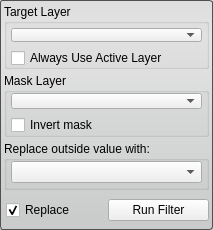
<?xml version="1.0" encoding="UTF-8"?>
<ui version="4.0">
 <class>MaskDataFilterInterface</class>
 <widget class="QWidget" name="MaskDataFilterInterface">
  <property name="geometry">
   <rect>
    <x>0</x>
    <y>0</y>
    <width>213</width>
    <height>230</height>
   </rect>
  </property>
  <property name="sizePolicy">
   <sizepolicy hsizetype="Preferred" vsizetype="Preferred">
    <horstretch>0</horstretch>
    <verstretch>0</verstretch>
   </sizepolicy>
  </property>
  <property name="minimumSize">
   <size>
    <width>213</width>
    <height>139</height>
   </size>
  </property>
  <property name="baseSize">
   <size>
    <width>213</width>
    <height>139</height>
   </size>
  </property>
  <property name="windowTitle">
   <string>Mask Data Filter</string>
  </property>
  <property name="styleSheet">
   <string notr="true">QWidget#MaskDataFilterInterface{
	border-radius: 3px;
	border: 1px solid rgb(80, 80,80);
	background-color: qlineargradient(spread:pad, x1:0.5, y1:0, x2:0.5, y2:0.960227, stop:0 rgba(221, 221, 221, 255), stop:0.155779 rgba(228, 228, 228, 255), stop:1 rgba(202, 204, 204, 255));      
}</string>
  </property>
  <layout class="QVBoxLayout" name="verticalLayout_2">
   <property name="spacing">
    <number>4</number>
   </property>
   <property name="margin">
    <number>4</number>
   </property>
   <item>
    <widget class="QGroupBox" name="target_groupbox_">
     <property name="title">
      <string>Target Layer</string>
     </property>
     <property name="alignment">
      <set>Qt::AlignLeading|Qt::AlignLeft|Qt::AlignTop</set>
     </property>
     <property name="checkable">
      <bool>false</bool>
     </property>
     <layout class="QVBoxLayout" name="verticalLayout_4">
      <property name="margin">
       <number>4</number>
      </property>
      <item>
       <widget class="QtUtils::QtDropableComboBox" name="target_layer_">
        <property name="sizePolicy">
         <sizepolicy hsizetype="Ignored" vsizetype="Fixed">
          <horstretch>0</horstretch>
          <verstretch>0</verstretch>
         </sizepolicy>
        </property>
       </widget>
      </item>
      <item>
       <widget class="QWidget" name="widget_2" native="true">
        <property name="minimumSize">
         <size>
          <width>0</width>
          <height>20</height>
         </size>
        </property>
        <layout class="QHBoxLayout" name="horizontalLayout_3">
         <property name="spacing">
          <number>0</number>
         </property>
         <property name="margin">
          <number>0</number>
         </property>
         <item>
          <widget class="QCheckBox" name="use_active_layer_">
           <property name="text">
            <string>Always Use Active Layer</string>
           </property>
          </widget>
         </item>
        </layout>
       </widget>
      </item>
     </layout>
    </widget>
   </item>
   <item>
    <widget class="QGroupBox" name="connected_to_mask_groupbox_">
     <property name="title">
      <string>Mask Layer</string>
     </property>
     <property name="alignment">
      <set>Qt::AlignLeading|Qt::AlignLeft|Qt::AlignTop</set>
     </property>
     <layout class="QVBoxLayout" name="verticalLayout_5">
      <property name="leftMargin">
       <number>4</number>
      </property>
      <property name="topMargin">
       <number>0</number>
      </property>
      <property name="rightMargin">
       <number>4</number>
      </property>
      <property name="bottomMargin">
       <number>4</number>
      </property>
      <item>
       <widget class="QtUtils::QtDropableComboBox" name="mask_">
        <property name="sizePolicy">
         <sizepolicy hsizetype="Ignored" vsizetype="Fixed">
          <horstretch>0</horstretch>
          <verstretch>0</verstretch>
         </sizepolicy>
        </property>
       </widget>
      </item>
      <item>
       <widget class="QWidget" name="widget" native="true">
        <property name="minimumSize">
         <size>
          <width>0</width>
          <height>20</height>
         </size>
        </property>
        <layout class="QHBoxLayout" name="horizontalLayout_2">
         <property name="spacing">
          <number>0</number>
         </property>
         <property name="margin">
          <number>0</number>
         </property>
         <item>
          <widget class="QCheckBox" name="invert_mask_">
           <property name="text">
            <string>Invert mask</string>
           </property>
          </widget>
         </item>
        </layout>
       </widget>
      </item>
     </layout>
    </widget>
   </item>
   <item>
    <widget class="QGroupBox" name="groupBox">
     <property name="title">
      <string>Replace outside value with:</string>
     </property>
     <property name="alignment">
      <set>Qt::AlignLeading|Qt::AlignLeft|Qt::AlignTop</set>
     </property>
     <layout class="QVBoxLayout" name="verticalLayout_3">
      <property name="leftMargin">
       <number>4</number>
      </property>
      <property name="topMargin">
       <number>0</number>
      </property>
      <property name="rightMargin">
       <number>4</number>
      </property>
      <property name="bottomMargin">
       <number>4</number>
      </property>
      <item>
       <widget class="QComboBox" name="replace_with_">
        <property name="sizePolicy">
         <sizepolicy hsizetype="Ignored" vsizetype="Fixed">
          <horstretch>0</horstretch>
          <verstretch>0</verstretch>
         </sizepolicy>
        </property>
       </widget>
      </item>
     </layout>
    </widget>
   </item>
   <item>
    <widget class="QWidget" name="replaceRunWidget" native="true">
     <property name="minimumSize">
      <size>
       <width>0</width>
       <height>32</height>
      </size>
     </property>
     <property name="maximumSize">
      <size>
       <width>16777215</width>
       <height>32</height>
      </size>
     </property>
     <layout class="QHBoxLayout" name="horizontalLayout" stretch="1,1">
      <property name="spacing">
       <number>0</number>
      </property>
      <property name="leftMargin">
       <number>2</number>
      </property>
      <property name="topMargin">
       <number>0</number>
      </property>
      <property name="rightMargin">
       <number>0</number>
      </property>
      <property name="bottomMargin">
       <number>0</number>
      </property>
      <item>
       <widget class="QCheckBox" name="replaceCheckBox">
        <property name="text">
         <string>Replace</string>
        </property>
        <property name="checked">
         <bool>true</bool>
        </property>
       </widget>
      </item>
      <item>
       <widget class="QPushButton" name="runFilterButton">
        <property name="text">
         <string>Run Filter</string>
        </property>
       </widget>
      </item>
     </layout>
    </widget>
   </item>
  </layout>
 </widget>
 <customwidgets>
  <customwidget>
   <class>QtUtils::QtDropableComboBox</class>
   <extends>QComboBox</extends>
   <header location="global">QtUtils/Widgets/QtDropableComboBox.h</header>
  </customwidget>
 </customwidgets>
 <resources/>
 <connections/>
</ui>
